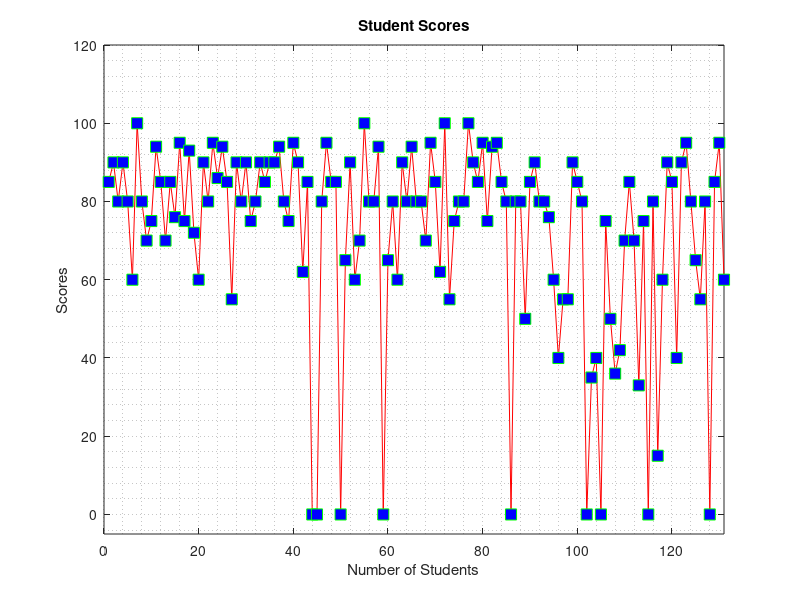
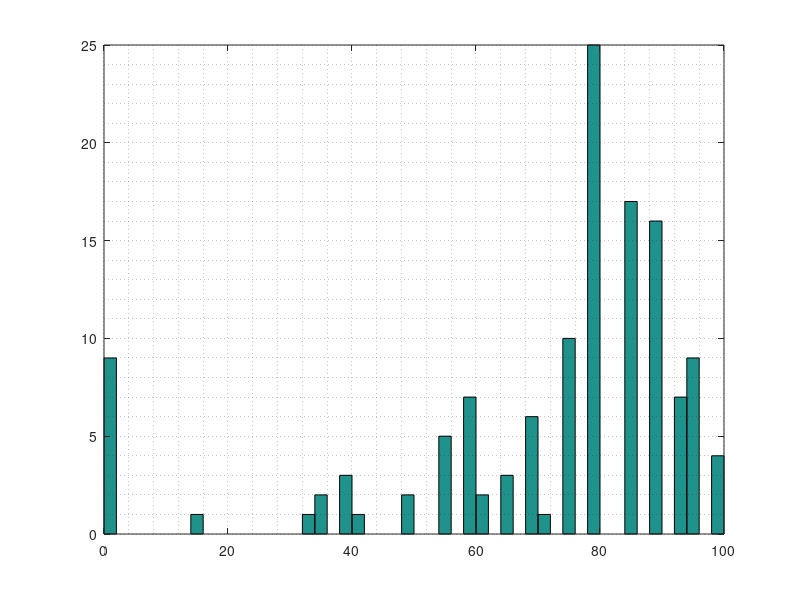
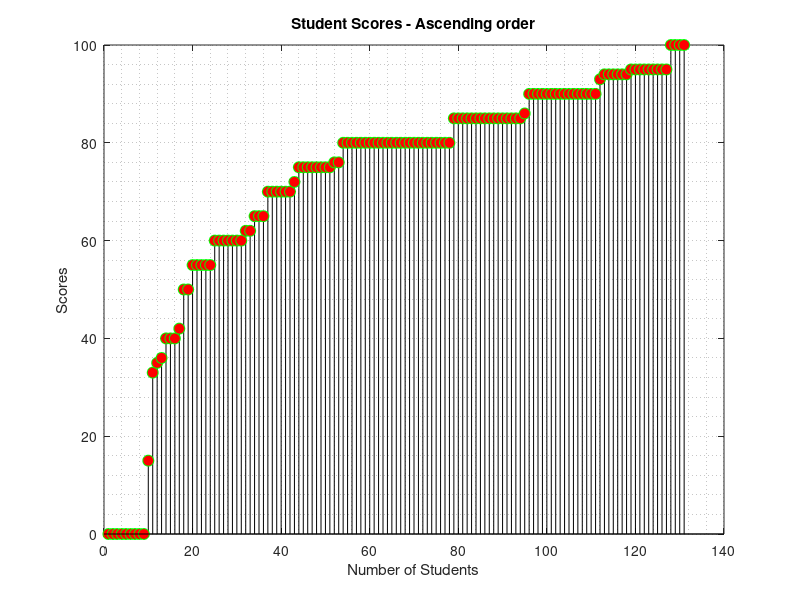
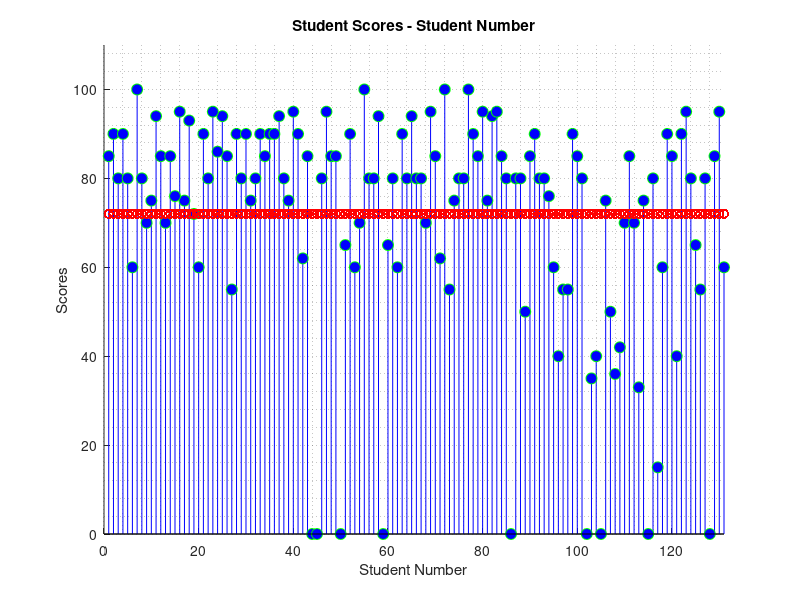

Source code (MATLAB) for these figures, in order:
%
% file i/o
%
close all; % close all graphic windows
clear all; % clear all variables
clc % clear command window
%
% Part B) Process Imported Data - final_scores_example.xlsm
%
% - right click on final_scores_example.xlsm and select Import Data
% - with your mouse select all rows and columns of data
% - then go to Output Type and select Numeric Matrix
% - lastly, click on Import Selection button
% - then in Workspace click on finalscoresexample matrix to display the data
%
% open in Workspace the matrix finalscoresexample and by hand
% change NaN with the number 0
%
% read file newdatafile.mat
% get size of matrix
%
load newdatafile
sizefse = size(finalscoresexample)
% 
% extract numbers in column 11
% display scores
%
col11 = finalscoresexample(:,1)
[r c] = size(col11)
figure(1);
%stem(col11,'rs-','MarkerFaceColor','b','MarkerSize',8,'MarkerEdgeColor','g');
plot(col11,'rs-','MarkerFaceColor','b','MarkerSize',8,'MarkerEdgeColor','g');
title('Student Scores');
xlabel('Number of Students');
ylabel('Scores');
axis([0 length(col11) -5 max(col11)*1.2]);
grid minor
%
% find mean
%
meanscores = mean(col11);
var_scores = var(col11);
std_scores = sqrt(var_scores);
meanL = ones(length(col11))*meanscores;
%
%
% do a histogram of scores using 30 bins
%
figure(2);
hist(col11,50)
grid minor;
%
% sort scores in ascending order
%
[scoresa, indexsa] = sort(col11,'ascend')
%
% one way to sort scores in descending order
% [scoresd, indexsd] = sort(col11,'descend')
% flip the order of ascend sort
scoresd = scoresa(end:-1:1)
indexsd = indexsa(end:-1:1)
%
% display scores and location (index)
%
figure(3);
stem(scoresa,'k-o','MarkerFaceColor','r','MarkerSize',8,'MarkerEdgeColor','g');
title('Student Scores - Ascending order');
xlabel('Number of Students');
ylabel('Scores');
grid minor;
%
figure(4);
hold on;
stem(indexsa,scoresa,'b-o','MarkerFaceColor','b','MarkerSize',8,'MarkerEdgeColor','g');
title('Student Scores - Student Number');
xlabel('Student Number');
ylabel('Scores');
plot(meanL,'r:o');
axis([0 131 0 110])
grid minor;
%
spread_mean = col11 - meanscores;
%
figure(5);
hold on;
stem(spread_mean,'b-o','MarkerFaceColor','b','MarkerSize',8,'MarkerEdgeColor','g');
title('Student Scores - Student Number');
xlabel('Student Number');
ylabel('Scores from the Mean');
%plot(meanL,'r:o');
grid minor;
%
% find minimum and maximum scores and their index (location)
%
[maxs, maxi] = max(col11)
[mins, mini] = min(col11)
%
% find index (location) of students in ranges and the number
% of students in each range
% scores >= 90 - A
% scores >= 80 and less than 90 - B
% scores >= 70 and less than 80 - C
% scores >= 60 and less than 70 - D or less
%
% for 1D vectors gives location
%
% finds students with score > 90 - logical array
% 1 or T are > 90; 0 or F are < 90
% grabs True values
%
% finds students with their socred and grade
%
s90 = find(col11>=90);
ss90 = (col11 >= 90);
AS = length(s90)
S90 = ss90 .* col11;
%
s80_90 = find(col11>=80 & col11<90);
ss80_90 = (col11>=80 & col11<90);
BS = length(s80_90)
S80_90 = ss80_90 .* col11;
%
s70_80 = find(col11>=70 & col11<80);
ss70_80 = (col11>=70 & col11<80);
CS = length(s70_80)
S70_80 = ss70_80 .* col11;
%
s60_70 = find(col11>=60 & col11<70);
ss60 = (col11>=60 & col11<70);
DS = length(s60_70)
S60 = ss60 .* col11;
%
% for 2D matrices
%
%[i90,j90] = find(col11>90);
%[i80,j80] = find(col11>80 & col11<90);
%[i70,j70] = find(col11>70 & col11<80);
%[i60,j60] = find(col11>60 & col11<70);
%
figure(6)
data = [AS BS CS DS];
explode = [1 0 0 0 ];
pie(data, explode);
title('Final Grades');
legend('As','Bs','Cs','Ds','Location','Best');
%
disp('>>> END of arrays_final_scores_9b.m <<<')
